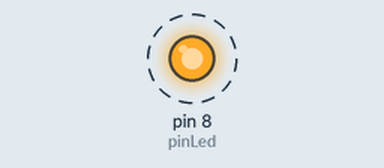
Bench run of a sketch on a simulated Arduino Uno, built with avr-gcc and run on an emulated ATmega328P. Shown: output pins drawn as LEDs (lit = HIGH). Dashed ring = blinking.

Above: at 0.5 s.
Timing chart, 0 to 4.6 s (numbered marks = the images above):
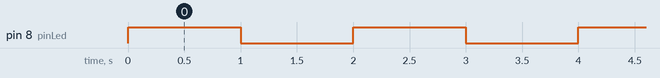

Measured:
- by itself, pin 8 (pinLed): alternates HIGH for 1.0 s and LOW for 1.0 s

The sketch:

Flashing.ino
```cpp
int time = 1000;
int pinLed = 8;

void setup(){
    pinMode(pinLed, OUTPUT); //pinLed is output
}

void loop(){
    digitalWrite(pinLed, HIGH); //led switch on
    delay(time); //delay
    digitalWrite(pinLed, LOW); //led switch off
    delay(time); //delay
}
```
